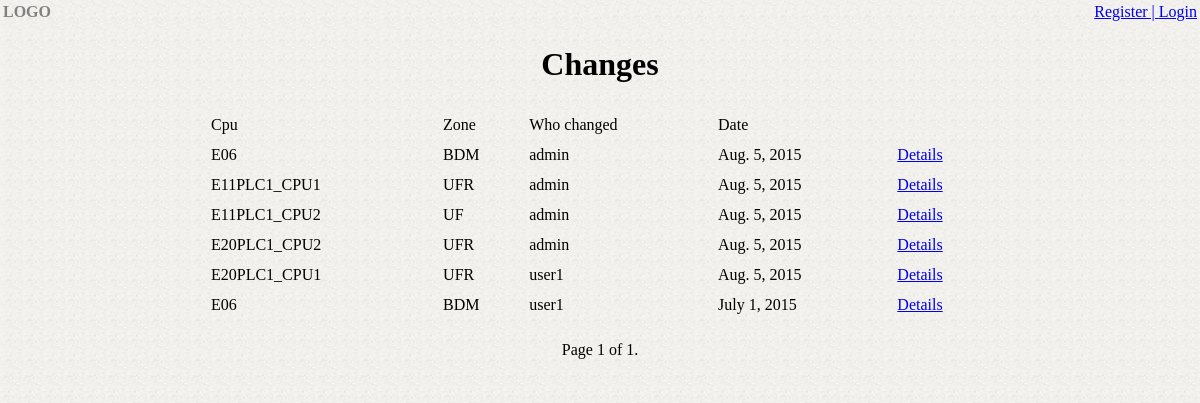
Before: /journal/ with the older database file.
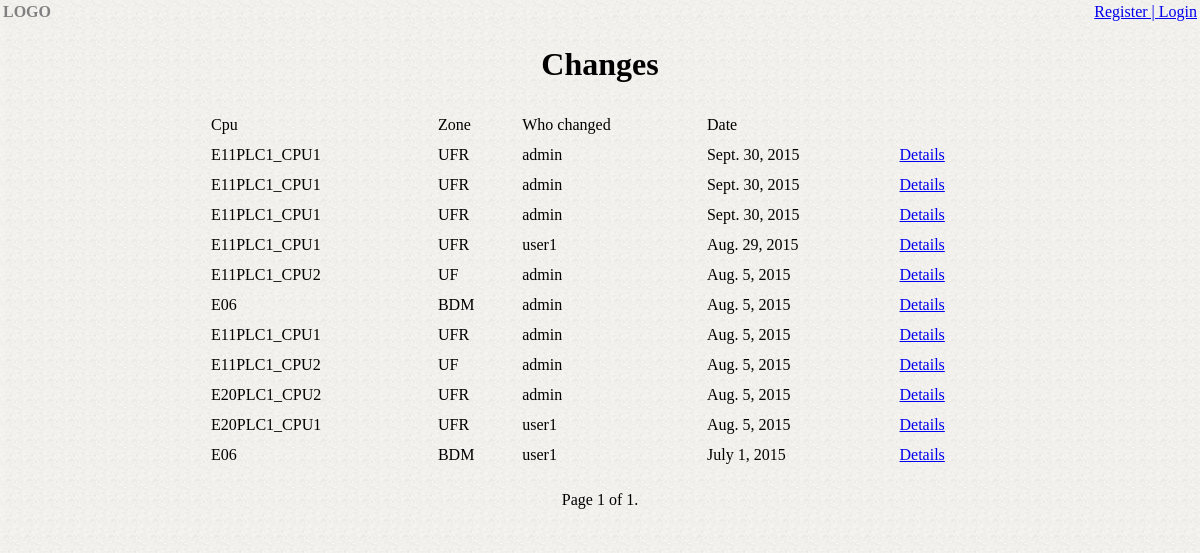
After: the same page with the newer database file.
### japp/models.py (models this page shows, shortened)
class Pda(models.Model):
    cpu=models.ForeignKey(Cpu)
    text=models.TextField(max_length=300)
    date=models.DateTimeField(auto_now=True)
    user = models.ForeignKey(User,)

class Cpu(models.Model):
    name=models.CharField(max_length=75)
    ip=models.CharField(max_length=16)
    zone=models.CharField(max_length=75)

### japp/views.py (the view)
def listing_by_date(request):
    pda_changes_list =Pda.objects.order_by('-date')
    paginator = Paginator(pda_changes_list,20) # Show 10 contacts per page
    page = request.GET.get('page')
    try:
        pda_changes= paginator.page(page)
    except PageNotAnInteger:
        pda_changes= paginator.page(1)
    except EmptyPage:
        pda_changes= paginator.page(paginator.num_pages)
    return render(request, 'japp/test.html', {'pda_changes': pda_changes})

### japp/templates/japp/test.html (shortened to what this page needs)
{% extends 'japp/base.html' %}
{% block content_block %}
        <tbody>
            {% for pda in pda_changes %}
            <tr>
                <td>{{ pda.cpu.name|upper }}
                <td>{{ pda.cpu.zone|upper }}
                <td>{{pda.user}}</td>
                <td>{{pda.date|date}}</td>
                <td><a href="{% url 'japp:detail' pda.pk %}"> Details </a></td>
            </tr>
            {% endfor %}
        </tbody>
    </table>
    <p>
      <div class="pagination" align="center">
        <span class="step-links">
        <span class="current">
            Page {{ pda_changes.number }} of {{ pda_changes.paginator.num_pages }}.
        </span>
        </span>
      </div>
    </p>
{% endblock %}

### japp/templates/japp/base.html (shortened to what this page needs)
<!doctype html>
{% load staticfiles %}
<link rel="stylesheet" type="text/css" href="{% static 'japp/style.css' %}" />
<html>
    <head>
    </head>
    <body>
    <table border="0" class="main">
    <tr>
        <td class="logo"> LOGO
        </td>
        <td class="topmenu">
            <table class="main">
                <tr> {% if user.is_authenticated %}
                      <td class="menuitem"> <a class="menu" href="">Welcome, {{ user.username }}</a></td>
                      <td class="menuitem"> <a class="menu" href="{% url 'japp:logout' %}">Logout</a></td>
                      <td class="menuitem"> <a class="menu" href="{% url 'japp:add' %}">Add Changes</a>
                     {% else %}
                      <a href="{% url 'japp:register' %}">Register | <a href="{% url 'japp:login' %}">Login</a>
                     {% endif %}</a></td>
               </tr>
            </table>
     <tr align="center" cellspacing="10" width="800">
      <td class="content_block" colspan="2">
      <h1 align="center" text-color="grey">Changes</h1>
       <table class="content_table" align="center" cellspacing="10" width="800">
        <thead>
            <tr>
                <td class="content-table-head">Cpu</td>
                <td class="content-table-head">Zone</td>
                <td class="content-table-head">Who changed</td>
                <td class="content-table-head">Date</td>
            </tr>
        </thead>
      {% block content_block %} {% endblock %} </td>
     </tr>
    </body>
</html>

### japp/static/japp/style.css (style rules this page uses)
html, body { background: white url("images/bg.PNG") repeat; margin:0px; padding:0px; }
td.logo { text-decoration: none; text-transform: uppercase; color: grey; font-weight: bold; font-size: 16px; }
table.main { width: 100%; height: 100%; }
td.logo { width: 50%; text-align: left; background-image: url(bg.png); background-repeat: repeat; }
td.topmenu { text-align: right; }
td.content_block { width: 100%; height: 100%; background-image: url(bg.png); background-repeat: repeat; }

Changed rows visible on the page:
added Pda: cpu.name "E11PLC1_CPU1", cpu.zone "UFR", user "admin", date "Sept. 30, 2015"
added Pda: cpu.name "E11PLC1_CPU1", cpu.zone "UFR", user "admin", date "Sept. 30, 2015"
added Pda: cpu.name "E11PLC1_CPU1", cpu.zone "UFR", user "admin", date "Sept. 30, 2015"
added Pda: cpu.name "E11PLC1_CPU1", cpu.zone "UFR", user "user1", date "Aug. 29, 2015"
added Pda: cpu.name "E11PLC1_CPU2", cpu.zone "UF", user "admin", date "Aug. 5, 2015"
